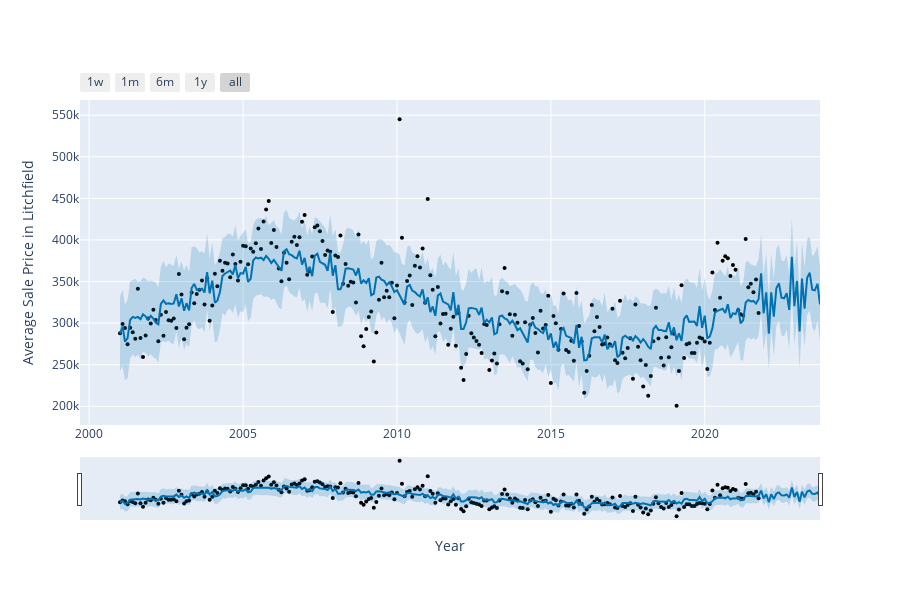

The notebook cell this image was saved under:
### Markdown cell above
## Plotting the final figure using prophet model and forecast data

### Code cell
from prophet.plot import plot_plotly, plot_components_plotly
plot_plotly(m, forecast,xlabel='Year',ylabel='Average Sale Price in '+county_name)

### Figure 1 — Plotly figure (JSON) as saved in the notebook; plotly's stock layout.template omitted (floating-point values rounded to 4 significant figures; data arrays with more than 128 entries replaced by an {"elided": "..."} marker saying what was removed)
{"data": [{"marker": {"color": "black", "size": 4}, "mode": "markers", "name": "Actual", "type": "scatter", "x": {"elided": "250 str values"}, "y": {"elided": "250 float values"}}, {"hoverinfo": "skip", "line": {"width": 0}, "mode": "lines", "type": "scatter", "x": {"elided": "274 str values"}, "y": {"elided": "274 float values"}}, {"fill": "tonexty", "fillcolor": "rgba(0, 114, 178, 0.2)", "line": {"color": "#0072B2", "width": 2}, "mode": "lines", "name": "Predicted", "type": "scatter", "x": {"elided": "274 str values"}, "y": {"elided": "274 float values"}}, {"fill": "tonexty", "fillcolor": "rgba(0, 114, 178, 0.2)", "hoverinfo": "skip", "line": {"width": 0}, "mode": "lines", "type": "scatter", "x": {"elided": "274 str values"}, "y": {"elided": "274 float values"}}], "layout": {"height": 600, "showlegend": false, "width": 900, "xaxis": {"rangeselector": {"buttons": [{"count": 7, "label": "1w", "step": "day", "stepmode": "backward"}, {"count": 1, "label": "1m", "step": "month", "stepmode": "backward"}, {"count": 6, "label": "6m", "step": "month", "stepmode": "backward"}, {"count": 1, "label": "1y", "step": "year", "stepmode": "backward"}, {"step": "all"}]}, "rangeslider": {"visible": true}, "title": {"text": "Year"}, "type": "date"}, "yaxis": {"title": {"text": "Average Sale Price in Litchfield"}}}}
